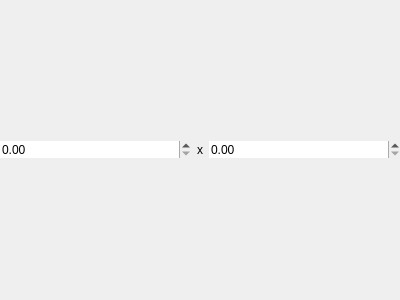
<?xml version="1.0" encoding="UTF-8"?>
<ui version="4.0">
 <class>GammaRay::PropertyDoublePairEditor</class>
 <widget class="QWidget" name="GammaRay::PropertyDoublePairEditor">
  <property name="geometry">
   <rect>
    <x>0</x>
    <y>0</y>
    <width>400</width>
    <height>300</height>
   </rect>
  </property>
  <property name="windowTitle">
   <string>Form</string>
  </property>
  <layout class="QHBoxLayout" name="horizontalLayout" stretch="1,0,1">
   <property name="margin">
    <number>0</number>
   </property>
   <item>
    <widget class="QDoubleSpinBox" name="xBox">
     <property name="frame">
      <bool>false</bool>
     </property>
    </widget>
   </item>
   <item>
    <widget class="QLabel" name="label">
     <property name="text">
      <string>x</string>
     </property>
     <property name="alignment">
      <set>Qt::AlignCenter</set>
     </property>
    </widget>
   </item>
   <item>
    <widget class="QDoubleSpinBox" name="yBox">
     <property name="frame">
      <bool>false</bool>
     </property>
    </widget>
   </item>
  </layout>
 </widget>
 <resources/>
 <connections/>
</ui>
